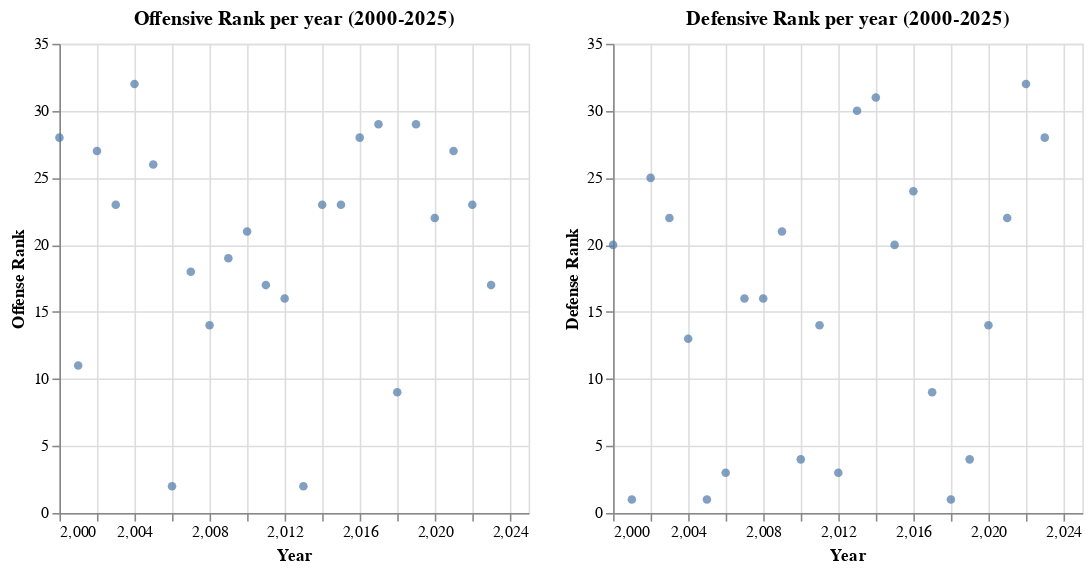

Notebook code cell kept with this figure:
### Code cell
filtered_data_8 = data[(data['Year'] >= 2000) & (data['Year'] <= 2025)]

chart_8 = alt.Chart(filtered_data_8).mark_circle().encode(
    x=alt.X('Year:Q', scale=alt.Scale(domain=[2000, 2025]), title="Year"),
    y=alt.Y('Pts_Off:Q', title="Offense Rank"),
    #color='Coaches:N',
    tooltip=["Pts_Off", "L", "Div. Finish", "Coaches"]
    ).properties(
    title="Offensive Rank per year (2000-2025)"
)

filtered_data_9 = data[(data['Year'] >= 2000) & (data['Year'] <= 2025)]

chart_9 = alt.Chart(filtered_data_9).mark_circle().encode(
    x=alt.X('Year:Q', scale=alt.Scale(domain=[2000, 2025]), title="Year"),
    y=alt.Y('Pts_Def:Q', title="Defense Rank"),
    
    tooltip=["Pts_Def", "L", "Div. Finish", "Coaches"]
    ).properties(
    title="Defensive Rank per year (2000-2025)"
)
chart_8|chart_9

### Figure 1 — Vega-Lite specification as saved in the notebook (floating-point values rounded to 4 significant figures)
{"config": {"view": {"continuousWidth": 300, "continuousHeight": 300}}, "hconcat": [{"data": {"name": "data-bd9f10c57f2f121fdb10d3a257b1b010"}, "mark": {"type": "circle"}, "encoding": {"tooltip": [{"field": "Pts_Off", "type": "quantitative"}, {"field": "L", "type": "quantitative"}, {"field": "Div. Finish", "type": "nominal"}, {"field": "Coaches", "type": "nominal"}], "x": {"field": "Year", "scale": {"domain": [2000, 2025]}, "title": "Year", "type": "quantitative"}, "y": {"field": "Pts_Off", "title": "Offense Rank", "type": "quantitative"}}, "title": "Offensive Rank per year (2000-2025)"}, {"data": {"name": "data-bd9f10c57f2f121fdb10d3a257b1b010"}, "mark": {"type": "circle"}, "encoding": {"tooltip": [{"field": "Pts_Def", "type": "quantitative"}, {"field": "L", "type": "quantitative"}, {"field": "Div. Finish", "type": "nominal"}, {"field": "Coaches", "type": "nominal"}], "x": {"field": "Year", "scale": {"domain": [2000, 2025]}, "title": "Year", "type": "quantitative"}, "y": {"field": "Pts_Def", "title": "Defense Rank", "type": "quantitative"}}, "title": "Defensive Rank per year (2000-2025)"}], "$schema": "https://vega.github.io/schema/vega-lite/v5.15.1.json", "datasets": {"data-bd9f10c57f2f121fdb10d3a257b1b010": [{"Year": 2023, "Lg": "NFL", "Tm": "Chicago Bears", "W": 2, "L": 6, "T": 0, "Div. Finish": "4th of 4", "Playoffs": null, "PF": 171, "PA": 218, "PD": -47, "Coaches": "Eberflus", "AV": null, "Passer": "Fields", "Rusher": "Herbert", "Receiver": "Moore", "Pts_Off": 17, "Yds_Off": 19, "Pts_Def": 28, "Yds_Def": 23, "T/G": 25, "Pts±": 25, "Yds±": 18, "out of": 32, "MoV": -5.9, "SoS": -3.9, "SRS": -9.8, "OSRS": -1.6, "DSRS": -8.2}, {"Year": 2022, "Lg": "NFL", "Tm": "Chicago Bears", "W": 3, "L": 14, "T": 0, "Div. Finish": "4th of 4", "Playoffs": null, "PF": 326, "PA": 463, "PD": -137, "Coaches": "Eberflus", "AV": "Fields", "Passer": "Fields", "Rusher": "Fields", "Receiver": "Kmet", "Pts_Off": 23, "Yds_Off": 28, "Pts_Def": 32, "Yds_Def": 29, "T/G": 20, "Pts±": 31, "Yds±": 31, "out of": 32, "MoV": -8.1, "SoS": 1.6, "SRS": -6.4, "OSRS": -2.5, "DSRS": -4.0}, {"Year": 2021, "Lg": "NFL", "Tm": "Chicago Bears", "W": 6, "L": 11, "T": 0, "Div. Finish": "3rd of 4", "Playoffs": null, "PF": 311, "PA": 407, "PD": -96, "Coaches": "Nagy", "AV": "Smith", "Passer": "Fields", "Rusher": "Montgomery", "Receiver": "Mooney", "Pts_Off": 27, "Yds_Off": 24, "Pts_Def": 22, "Yds_Def": 6, "T/G": 29, "Pts±": 24, "Yds±": 20, "out of": 32, "MoV": -5.6, "SoS": 0.5, "SRS": -5.2, "OSRS": -4.9, "DSRS": -0.3}, {"Year": 2020, "Lg": "NFL", "Tm": "Chicago Bears*", "W": 8, "L": 8, "T": 0, "Div. Finish": "2nd of 4", "Playoffs": "Lost WC", "PF": 372, "PA": 370, "PD": 2, "Coaches": "Nagy", "AV": "Smith", "Passer": "Trubisky", "Rusher": "Montgomery", "Receiver": "Robinson", "Pts_Off": 22, "Yds_Off": 26, "Pts_Def": 14, "Yds_Def": 11, "T/G": 23, "Pts±": 15, "Yds±": 20, "out of": 32, "MoV": 0.1, "SoS": 0.1, "SRS": 0.2, "OSRS": -2.2, "DSRS": 2.4}, {"Year": 2019, "Lg": "NFL", "Tm": "Chicago Bears", "W": 8, "L": 8, "T": 0, "Div. Finish": "3rd of 4", "Playoffs": null, "PF": 280, "PA": 298, "PD": -18, "Coaches": "Nagy", "AV": "Mack", "Passer": "Trubisky", "Rusher": "Montgomery", "Receiver": "Robinson", "Pts_Off": 29, "Yds_Off": 29, "Pts_Def": 4, "Yds_Def": 8, "T/G": 15, "Pts±": 19, "Yds±": 21, "out of": 32, "MoV": -1.1, "SoS": 0.2, "SRS": -0.9, "OSRS": -5.4, "DSRS": 4.5}, {"Year": 2018, "Lg": "NFL", "Tm": "Chicago Bears*", "W": 12, "L": 4, "T": 0, "Div. Finish": "1st of 4", "Playoffs": "Lost WC", "PF": 421, "PA": 283, "PD": 138, "Coaches": "Nagy", "AV": "Mack", "Passer": "Trubisky", "Rusher": "Howard", "Receiver": "Robinson", "Pts_Off": 9, "Yds_Off": 21, "Pts_Def": 1, "Yds_Def": 3, "T/G": 3, "Pts±": 4, "Yds±": 5, "out of": 32, "MoV": 8.6, "SoS": -2.3, "SRS": 6.3, "OSRS": 1.5, "DSRS": 4.8}, {"Year": 2017, "Lg": "NFL", "Tm": "Chicago Bears", "W": 5, "L": 11, "T": 0, "Div. Finish": "4th of 4", "Playoffs": null, "PF": 264, "PA": 320, "PD": -56, "Coaches": "Fox", "AV": "Hicks", "Passer": "Trubisky", "Rusher": "Howard", "Receiver": "Wright", "Pts_Off": 29, "Yds_Off": 30, "Pts_Def": 9, "Yds_Def": 10, "T/G": 15, "Pts±": 20, "Yds±": 26, "out of": 32, "MoV": -3.5, "SoS": 2.2, "SRS": -1.3, "OSRS": -4.6, "DSRS": 3.3}, {"Year": 2016, "Lg": "NFL", "Tm": "Chicago Bears", "W": 3, "L": 13, "T": 0, "Div. Finish": "4th of 4", "Playoffs": null, "PF": 279, "PA": 399, "PD": -120, "Coaches": "Fox", "AV": "Howard", "Passer": "Barkley", "Rusher": "Howard", "Receiver": "Meredith", "Pts_Off": 28, "Yds_Off": 15, "Pts_Def": 24, "Yds_Def": 15, "T/G": 31, "Pts±": 28, "Yds±": 12, "out of": 32, "MoV": -7.5, "SoS": 0.0, "SRS": -7.5, "OSRS": -5.2, "DSRS": -2.3}, {"Year": 2015, "Lg": "NFL", "Tm": "Chicago Bears", "W": 6, "L": 10, "T": 0, "Div. Finish": "4th of 4", "Playoffs": null, "PF": 335, "PA": 397, "PD": -62, "Coaches": "Fox", "AV": "Cutler", "Passer": "Cutler", "Rusher": "Forte", "Receiver": "Jeffery", "Pts_Off": 23, "Yds_Off": 21, "Pts_Def": 20, "Yds_Def": 14, "T/G": 19, "Pts±": 21, "Yds±": 16, "out of": 32, "MoV": -3.9, "SoS": 2.6, "SRS": -1.3, "OSRS": -0.1, "DSRS": -1.2}, {"Year": 2014, "Lg": "NFL", "Tm": "Chicago Bears", "W": 5, "L": 11, "T": 0, "Div. Finish": "4th of 4", "Playoffs": null, "PF": 319, "PA": 442, "PD": -123, "Coaches": "Trestman", "AV": "Forte", "Passer": "Cutler", "Rusher": "Forte", "Receiver": "Jeffery", "Pts_Off": 23, "Yds_Off": 21, "Pts_Def": 31, "Yds_Def": 30, "T/G": 22, "Pts±": 27, "Yds±": 28, "out of": 32, "MoV": -7.7, "SoS": 1.0, "SRS": -6.7, "OSRS": -2.0, "DSRS": -4.7}, {"Year": 2013, "Lg": "NFL", "Tm": "Chicago Bears", "W": 8, "L": 8, "T": 0, "Div. Finish": "2nd of 4", "Playoffs": null, "PF": 445, "PA": 478, "PD": -33, "Coaches": "Trestman", "AV": "Forte", "Passer": "Cutler", "Rusher": "Forte", "Receiver": "Jeffery", "Pts_Off": 2, "Yds_Off": 8, "Pts_Def": 30, "Yds_Def": 30, "T/G": 11, "Pts±": 21, "Yds±": 19, "out of": 32, "MoV": -2.1, "SoS": -2.1, "SRS": -4.1, "OSRS": 3.0, "DSRS": -7.1}, {"Year": 2012, "Lg": "NFL", "Tm": "Chicago Bears", "W": 10, "L": 6, "T": 0, "Div. Finish": "3rd of 4", "Playoffs": null, "PF": 375, "PA": 277, "PD": 98, "Coaches": "Smith", "AV": "Tillman", "Passer": "Cutler", "Rusher": "Forte", "Receiver": "Marshall", "Pts_Off": 16, "Yds_Off": 28, "Pts_Def": 3, "Yds_Def": 5, "T/G": 2, "Pts±": 6, "Yds±": 16, "out of": 32, "MoV": 6.1, "SoS": 0.8, "SRS": 6.9, "OSRS": 1.0, "DSRS": 6.0}, {"Year": 2011, "Lg": "NFL", "Tm": "Chicago Bears", "W": 8, "L": 8, "T": 0, "Div. Finish": "3rd of 4", "Playoffs": null, "PF": 353, "PA": 341, "PD": 12, "Coaches": "Smith", "AV": "Peppers", "Passer": "Cutler", "Rusher": "Forte", "Receiver": "Knox", "Pts_Off": 17, "Yds_Off": 24, "Pts_Def": 14, "Yds_Def": 17, "T/G": 11, "Pts±": 16, "Yds±": 26, "out of": 32, "MoV": 0.8, "SoS": 0.9, "SRS": 1.7, "OSRS": -1.5, "DSRS": 3.1}, {"Year": 2010, "Lg": "NFL", "Tm": "Chicago Bears*", "W": 11, "L": 5, "T": 0, "Div. Finish": "1st of 4", "Playoffs": "Lost Conf", "PF": 334, "PA": 286, "PD": 48, "Coaches": "Smith", "AV": "Peppers", "Passer": "Cutler", "Rusher": "Forte", "Receiver": "Knox", "Pts_Off": 21, "Yds_Off": 30, "Pts_Def": 4, "Yds_Def": 9, "T/G": 11, "Pts±": 10, "Yds±": 22, "out of": 32, "MoV": 3.0, "SoS": 1.1, "SRS": 4.1, "OSRS": -0.6, "DSRS": 4.7}, {"Year": 2009, "Lg": "NFL", "Tm": "Chicago Bears", "W": 7, "L": 9, "T": 0, "Div. Finish": "3rd of 4", "Playoffs": null, "PF": 327, "PA": 375, "PD": -48, "Coaches": "Smith", "AV": "Cutler", "Passer": "Cutler", "Rusher": "Forte", "Receiver": "Hester", "Pts_Off": 19, "Yds_Off": 23, "Pts_Def": 21, "Yds_Def": 17, "T/G": 23, "Pts±": 21, "Yds±": 23, "out of": 32, "MoV": -3.0, "SoS": -0.9, "SRS": -3.9, "OSRS": -1.9, "DSRS": -2.0}, {"Year": 2008, "Lg": "NFL", "Tm": "Chicago Bears", "W": 9, "L": 7, "T": 0, "Div. Finish": "2nd of 4", "Playoffs": null, "PF": 375, "PA": 350, "PD": 25, "Coaches": "Smith", "AV": "Briggs", "Passer": "Orton", "Rusher": "Forte", "Receiver": "Hester", "Pts_Off": 14, "Yds_Off": 26, "Pts_Def": 16, "Yds_Def": 21, "T/G": 8, "Pts±": 17, "Yds±": 25, "out of": 32, "MoV": 1.6, "SoS": 0.5, "SRS": 2.1, "OSRS": 1.1, "DSRS": 1.0}, {"Year": 2007, "Lg": "NFL", "Tm": "Chicago Bears", "W": 7, "L": 9, "T": 0, "Div. Finish": "4th of 4", "Playoffs": null, "PF": 334, "PA": 348, "PD": -14, "Coaches": "Smith", "AV": "Urlacher", "Passer": "Griese", "Rusher": "Benson", "Receiver": "Berrian", "Pts_Off": 18, "Yds_Off": 27, "Pts_Def": 16, "Yds_Def": 28, "T/G": 17, "Pts±": 20, "Yds±": 30, "out of": 32, "MoV": -0.9, "SoS": 2.1, "SRS": 1.2, "OSRS": -0.2, "DSRS": 1.4}, {"Year": 2006, "Lg": "NFL", "Tm": "Chicago Bears*", "W": 13, "L": 3, "T": 0, "Div. Finish": "1st of 4", "Playoffs": "Lost SB", "PF": 427, "PA": 255, "PD": 172, "Coaches": "Smith", "AV": "Urlacher", "Passer": "Grossman", "Rusher": "Jones", "Receiver": "Muhammad", "Pts_Off": 2, "Yds_Off": 15, "Pts_Def": 3, "Yds_Def": 5, "T/G": 4, "Pts±": 2, "Yds±": 10, "out of": 32, "MoV": 10.8, "SoS": -2.9, "SRS": 7.9, "OSRS": 4.9, "DSRS": 3.0}, {"Year": 2005, "Lg": "NFL", "Tm": "Chicago Bears*", "W": 11, "L": 5, "T": 0, "Div. Finish": "1st of 4", "Playoffs": "Lost Div", "PF": 260, "PA": 202, "PD": 58, "Coaches": "Smith", "AV": "Briggs", "Passer": "Orton", "Rusher": "Jones", "Receiver": "Muhammad", "Pts_Off": 26, "Yds_Off": 29, "Pts_Def": 1, "Yds_Def": 2, "T/G": 11, "Pts±": 12, "Yds±": 25, "out of": 32, "MoV": 3.6, "SoS": -2.2, "SRS": 1.4, "OSRS": -5.2, "DSRS": 6.6}, {"Year": 2004, "Lg": "NFL", "Tm": "Chicago Bears", "W": 5, "L": 11, "T": 0, "Div. Finish": "4th of 4", "Playoffs": null, "PF": 231, "PA": 331, "PD": -100, "Coaches": "Smith", "AV": "Briggs", "Passer": "Hutchinson", "Rusher": "Jones", "Receiver": "Terrell", "Pts_Off": 32, "Yds_Off": 32, "Pts_Def": 13, "Yds_Def": 21, "T/G": 23, "Pts±": 28, "Yds±": 32, "out of": 32, "MoV": -6.3, "SoS": -2.0, "SRS": -8.2, "OSRS": -8.5, "DSRS": 0.3}, {"Year": 2003, "Lg": "NFL", "Tm": "Chicago Bears", "W": 7, "L": 9, "T": 0, "Div. Finish": "3rd of 4", "Playoffs": null, "PF": 283, "PA": 346, "PD": -63, "Coaches": "Jauron", "AV": "Azumah", "Passer": "Stewart", "Rusher": "Thomas", "Receiver": "Booker", "Pts_Off": 23, "Yds_Off": 28, "Pts_Def": 22, "Yds_Def": 14, "T/G": 27, "Pts±": 23, "Yds±": 26, "out of": 32, "MoV": -3.9, "SoS": 0.4, "SRS": -3.5, "OSRS": -4.2, "DSRS": 0.7}, {"Year": 2002, "Lg": "NFL", "Tm": "Chicago Bears", "W": 4, "L": 12, "T": 0, "Div. Finish": "3rd of 4", "Playoffs": null, "PF": 281, "PA": 379, "PD": -98, "Coaches": "Jauron", "AV": "Urlacher", "Passer": "Miller", "Rusher": "Thomas", "Receiver": "Booker", "Pts_Off": 27, "Yds_Off": 29, "Pts_Def": 25, "Yds_Def": 25, "T/G": 23, "Pts±": 27, "Yds±": 29, "out of": 32, "MoV": -6.1, "SoS": 0.9, "SRS": -5.3, "OSRS": -4.4, "DSRS": -0.9}, {"Year": 2001, "Lg": "NFL", "Tm": "Chicago Bears*", "W": 13, "L": 3, "T": 0, "Div. Finish": "1st of 5", "Playoffs": "Lost Div", "PF": 338, "PA": 203, "PD": 135, "Coaches": "Jauron", "AV": "Urlacher", "Passer": "Miller", "Rusher": "Thomas", "Receiver": "Booker", "Pts_Off": 11, "Yds_Off": 26, "Pts_Def": 1, "Yds_Def": 15, "T/G": 4, "Pts±": 3, "Yds±": 21, "out of": 31, "MoV": 8.4, "SoS": -0.5, "SRS": 7.9, "OSRS": 0.9, "DSRS": 7.1}, {"Year": 2000, "Lg": "NFL", "Tm": "Chicago Bears", "W": 5, "L": 11, "T": 0, "Div. Finish": "5th of 5", "Playoffs": null, "PF": 216, "PA": 355, "PD": -139, "Coaches": "Jauron", "AV": "Urlacher", "Passer": "McNown", "Rusher": "Allen", "Receiver": "Robinson", "Pts_Off": 28, "Yds_Off": 23, "Pts_Def": 20, "Yds_Def": 16, "T/G": 23, "Pts±": 26, "Yds±": 23, "out of": 31, "MoV": -8.7, "SoS": 2.4, "SRS": -6.3, "OSRS": -6.4, "DSRS": 0.1}]}}
